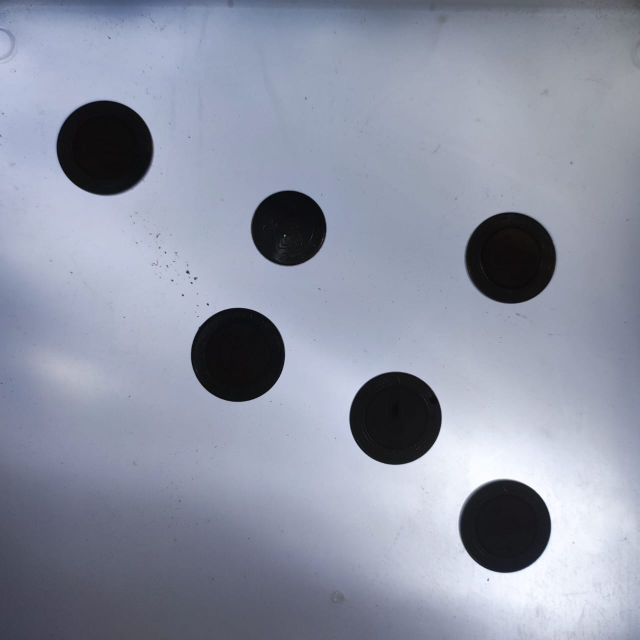
#> input picture Tarea9-TransformHoughYCompConexas/monedas.jpg, 1280 x 1280 px (shown at 1/2 size)
$ python P9-2-CompConexasIMG.py   (older library calls are emulated)
#> lines starting #> are read from the running program, lines starting #| are printed output that depends on the picture; after the words box and inside, x2 and y2 are one past the last pixel; in counts of white or black regions, pixels touching at a corner belong together; long printed decimals are rounded
import cv2
import numpy as np
import math

font = cv2.FONT_HERSHEY_COMPLEX
tamañoLetra = 0.5
colorLetra = (255,0,255)
grosorLetra = 1

img = cv2.imread('monedas.jpg')
#> img is the input picture: shape (1280, 1280, 3); mean B, G, R 165, 147.9, 142.3
img = cv2.resize(img, (0,0), fx=0.5, fy=0.5)
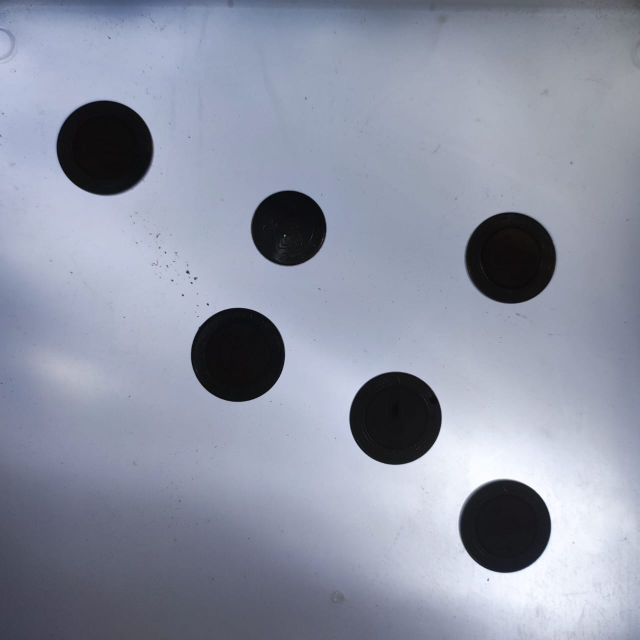
#> img: shape (640, 640, 3); mean B, G, R 165.1, 148, 142.4
cv2.imshow('monedas', img)

src = cv2.medianBlur(img, 9)
src = cv2.cvtColor(src, cv2.COLOR_BGR2GRAY)
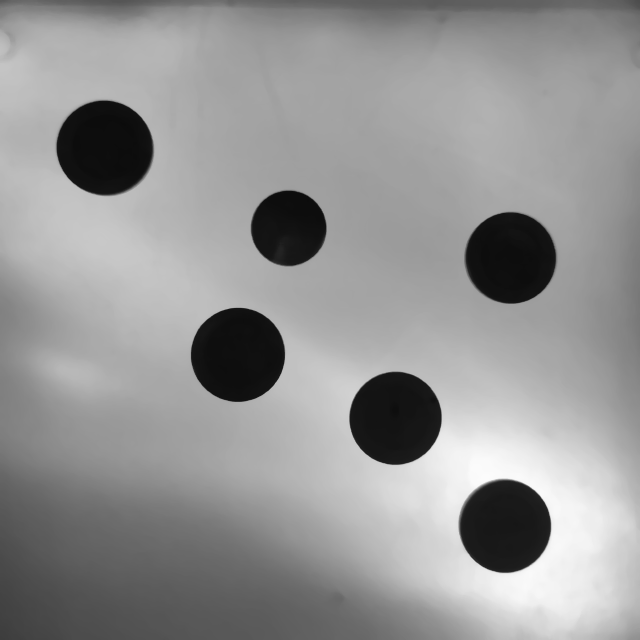
#> src: shape (640, 640); min 11, max 252, mean 148.4
cv2.imshow('gris', src)

_, aux = cv2.threshold(src,50,255,cv2.THRESH_BINARY)
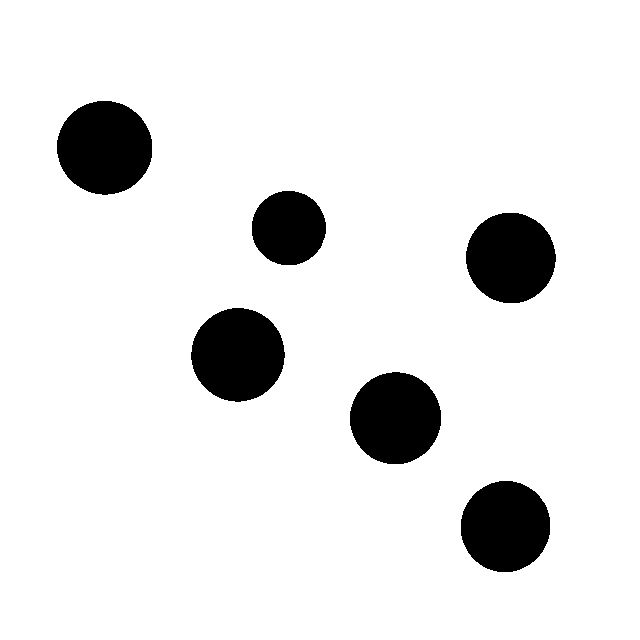
#> aux: shape (640, 640); 90.8% white; 6 black regions, box (x1, y1, x2, y2) and area: (57, 101, 152, 195) 7010, (191, 308, 285, 402) 6839, (350, 372, 441, 464) 6577, (461, 481, 550, 572) 6406, (466, 213, 556, 303) 6370, (252, 191, 326, 265) 4335
aux = 255 - aux
kernel = cv2.getStructuringElement(cv2.MORPH_RECT, (7, 7))
aux = cv2.morphologyEx(aux, cv2.MORPH_CLOSE, kernel)

cv2.imshow('umbral', aux)

epsilon = 800
areaspesos = [4500, 6500, 55, 61, 67]
numero = [0.5, 1, 2, 5, 10]
contador = np.zeros(5, np.uint8)

n_components, output, stats, centroids = cv2.connectedComponentsWithStats(aux, connectivity=8, ltype=cv2.CV_32S)
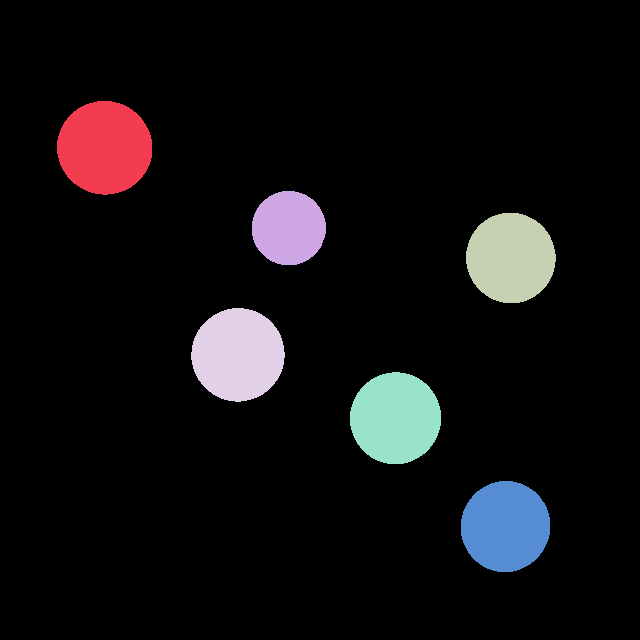
#> output: shape (640, 640) int32; 7 distinct labels, from 0 to 6; one colour per label, 0 black
#> n_components = 7; stats = [[0, 0, 640, 640, 372063], [57, 101, 95, 94, 7010], [252, 191, 74, 74, 4335], [466, 213, 90, 90, 6370], [191, 308, 94, 94, 6839], [350, 372, 91, 92, 6577], [461, 481, 89, 91, 6406]]; centroids = [[317.6, 318.9], [104.2, 147.3], [288.3, 227.6], [510.3, 257.5], [237.6, 354.3], [395.1, 417.8], [505, 526.1]]

print(type(n_components),'> ', n_components)
#| <class 'int'> >  7
print(type(output), output.shape, '> ',output)
#> (printed output is left out)
print(type(stats), stats.shape,'> ',stats)
#| <class 'numpy.ndarray'> (7, 5) >  [[     0      0    640    640 372063]
#|  [    57    101     95     94   7010]
#|  [   252    191     74     74   4335]
#|  [   466    213     90     90   6370]
#|  [   191    308     94     94   6839]
#|  [   350    372     91     92   6577]
#|  [   461    481     89     91   6406]]
print(type(centroids), centroids.shape,'> ',centroids)
#| <class 'numpy.ndarray'> (7, 2) >  [[317.628 318.944]
#|  [104.241 147.280]
#|  [288.313 227.618 ]
#|  [510.324  257.460 ]
#|  [237.560 354.330]
#|  [395.073 417.758 ]
#|  [505.028 526.065]]


for i in range(n_components):
    x = stats[i, cv2.CC_STAT_LEFT]
    y = stats[i, cv2.CC_STAT_TOP]
    w = stats[i, cv2.CC_STAT_WIDTH]
    h = stats[i, cv2.CC_STAT_HEIGHT]
    area = stats[i, cv2.CC_STAT_AREA]
    centro = (int(centroids[i, cv2.CC_STAT_LEFT]),int(centroids[i, cv2.CC_STAT_TOP]))

    print('x:',x,y,w,h,area, centro)

    for peso in range(len(areaspesos)):
        if abs(area - areaspesos[peso]) <= epsilon:
            radio = int(math.sqrt(area / math.pi))
            cv2.circle(img, centro, radio, (0,255,0), 2)
            cv2.putText(img, str(numero[peso]),centro, font, tamañoLetra, colorLetra, grosorLetra)
            contador[peso] +=1
            print(numero[peso],": ", area)
#> this loop made 7 passes
#> (x, y, w, h, area, centro) on passes 1 to 7: (0, 0, 640, 640, 372063, (317, 318)), (57, 101, 95, 94, 7010, (104, 147)), (252, 191, 74, 74, 4335, (288, 227)), (466, 213, 90, 90, 6370, (510, 257)), (191, 308, 94, 94, 6839, (237, 354)), (350, 372, 91, 92, 6577, (395, 417)), (461, 481, 89, 91, 6406, (505, 526))
#| x: 0 0 640 640 372063 (317, 318)
#| x: 57 101 95 94 7010 (104, 147)
#| 1 :  7010
#| x: 252 191 74 74 4335 (288, 227)
#| 0.5 :  4335
#| x: 466 213 90 90 6370 (510, 257)
#| 1 :  6370
#| x: 191 308 94 94 6839 (237, 354)
#| 1 :  6839
#| x: 350 372 91 92 6577 (395, 417)
#> (further printed lines are left out)
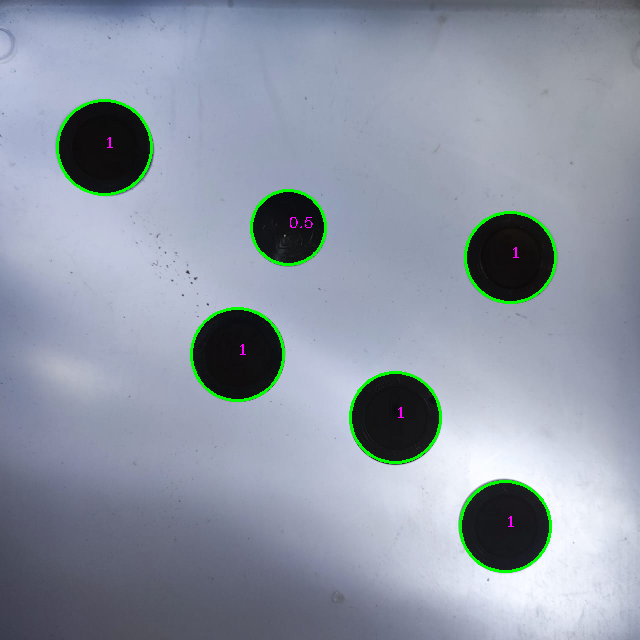
#> img: shape (640, 640, 3); 1.26% of pixels changed, all inside (x1, y1, x2, y2) = (56, 99, 557, 573)
#> after the loop, contador = [1, 5, 0, 0, 0]


total = np.array(numero) * contador
#> total = [0.5, 5, 0, 0, 0]
total = total.sum()
#> total = 5.5
cv2.putText(img, 'TOTAL: $'+str(total),(10,30), font, tamañoLetra, colorLetra, grosorLetra)
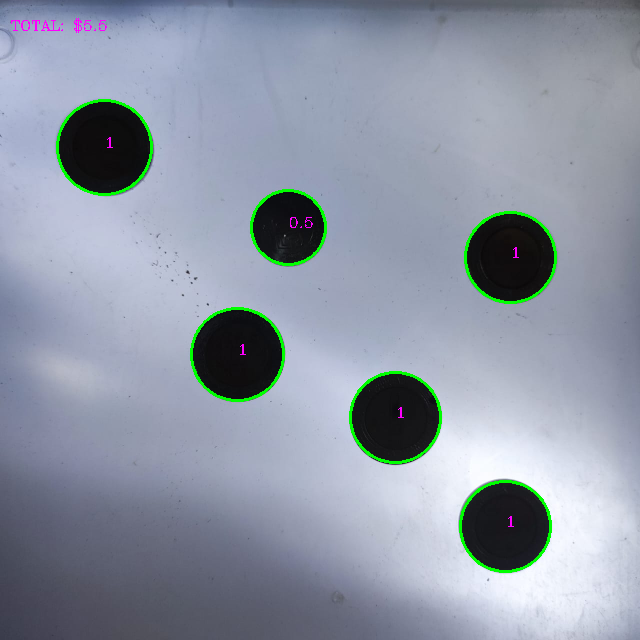
#> img: shape (640, 640, 3); 0.07% of pixels changed, all inside (x1, y1, x2, y2) = (11, 18, 107, 33)

for peso in range(len(areaspesos)):
    cadena = '$' + str(numero[peso]) + ': '+ str(contador[peso])
    cv2.putText(img, cadena , (10,60+peso*20), font, tamañoLetra, colorLetra, grosorLetra)
#> this loop made 5 passes
#> cadena on passes 1 to 5: '$0.5: 1', '$1: 5', '$2: 0', '$5: 0', '$10: 0'
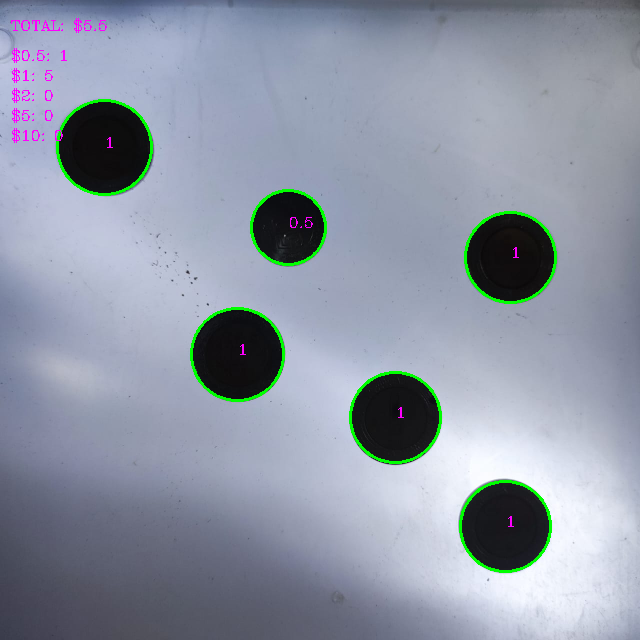
#> img: shape (640, 640, 3); 0.17% of pixels changed, all inside (x1, y1, x2, y2) = (12, 48, 67, 143)

cv2.imshow('detected circles', img)
cv2.imwrite('detectedCirclesConexas.jpg', img)
cv2.waitKey(0)
cv2.destroyAllWindows()
